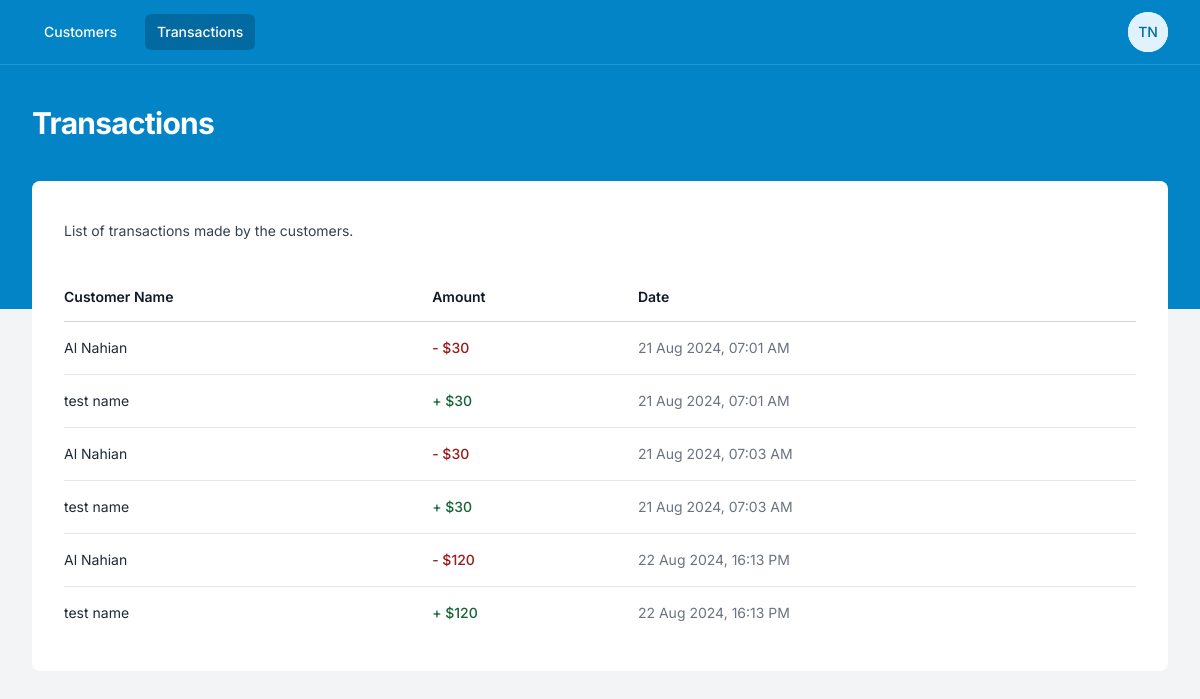
Page /admin/transactions.php (signed in) on the committed database.
### tables this page shows
CREATE TABLE `transactions` (
  `id` int(6) UNSIGNED NOT NULL,
  `name` varchar(50) NOT NULL,
  `email` varchar(50) DEFAULT NULL,
  `amount` int(10) DEFAULT NULL,
  `transfer_type` enum('sent','received') NOT NULL,
  `reg_date` timestamp NOT NULL DEFAULT current_timestamp() ON UPDATE current_timestamp()
);

### includes/Transactions.php (called while the page is built, shortened)
<?php
class Transactions
{
    public static function getAll()
    {
        $conn = Connection::__self();
        try {
            $statement = $conn->prepare("SELECT * FROM transactions");
            $statement->execute();
            return $statement->fetchAll(PDO::FETCH_ASSOC);
        } catch (PDOException $e) {
            die("Oops! Something is Wrong, could not find any Transaction. Exception Message -> " . $e->getMessage());
        }
    }
}

### admin/transactions.php (the view, shortened to what this page needs)
<?php
$balance_transfer = [];
if (Connection::isFile()) {
  $balance_transfer = Transaction::getALLTransactionFromFile();
} elseif (Connection::isDB()) {
  $balance_transfer = Transactions::getAll();
} else {
  die("Please, Set use_storage is \"isFile\" or \"isDatabase\" in your config.ini file");
}
?>
<!DOCTYPE html>
<html class="h-full bg-gray-100" lang="en">
<head>
  <script src="https://cdn.tailwindcss.com"></script>
</head>
<body class="h-full">
  <div class="min-h-full">
    <div class="bg-sky-600 pb-32">
      <nav class="border-b border-sky-300 border-opacity-25 bg-sky-600"
        x-data="{ mobileMenuOpen: false, userMenuOpen: false }">
        <div class="mx-auto max-w-7xl px-4 sm:px-6 lg:px-8">
          <div class="flex h-16 justify-between">
            <div class="flex items-center px-2 lg:px-0">
              <div class="hidden sm:block">
                <div class="flex space-x-4">
                  <a href="./customers.php"
                    class="text-white hover:bg-sky-500 hover:bg-opacity-75 rounded-md py-2 px-3 text-sm font-medium">Customers</a>
                  <a href="./transactions.php"
                    class="bg-sky-700 text-white rounded-md py-2 px-3 text-sm font-medium">Transactions</a>
                </div>
              </div>
            </div>
            <div class="hidden sm:ml-6 sm:flex gap-2 sm:items-center">
              <div class="relative ml-3" x-data="{ open: false }">
                <div>
                  <button @click="open = !open" type="button"
                    class="flex rounded-full bg-white text-sm focus:outline-none" id="user-menu-button"
                    aria-expanded="false" aria-haspopup="true">
                    <span class="inline-flex h-10 w-10 items-center justify-center rounded-full bg-sky-100">
                      <span class="font-medium leading-none text-sky-700">
                        <?php
                        if (!empty($_SESSION["user"]) && $_SESSION["user"]["name"] != "") {
                          $name = explode(" ", $_SESSION["user"]["name"]);
                          $str = "";
                          foreach ($name as $i) {
                            $str .= $i[0];
                          }
                          echo strtoupper($str);
                        } else {
                          echo "CU";
                        }
                        ?>
                      </span>
                    </span>
                  </button>
                </div>
              </div>
            </div>
          </div>
        </div>
      </nav>
      <header class="py-10">
        <div class="mx-auto max-w-7xl px-4 sm:px-6 lg:px-8">
          <h1 class="text-3xl font-bold tracking-tight text-white">
            Transactions
          </h1>
        </div>
      </header>
    </div>
    <main class="-mt-32">
      <div class="mx-auto max-w-7xl px-4 pb-12 sm:px-6 lg:px-8">
        <div class="bg-white rounded-lg py-8">
          <div class="px-4 sm:px-6 lg:px-8">
            <div class="sm:flex sm:items-center">
              <div class="sm:flex-auto">
                <p class="mt-2 text-sm text-gray-700">
                  List of transactions made by the customers.
                </p>
              </div>
            </div>
            <div class="mt-8 flow-root">
              <div class="-mx-4 -my-2 overflow-x-auto sm:-mx-6 lg:-mx-8">
                <div class="inline-block min-w-full py-2 align-middle sm:px-6 lg:px-8">
                  <?php if (!empty($balance_transfer)) { ?>
                    <table class="min-w-full divide-y divide-gray-300">
                      <thead>
                        <tr>
                          <th scope="col"
                            class="whitespace-nowrap py-3.5 pl-4 pr-3 text-left text-sm font-semibold text-gray-900 sm:pl-0">
                            Customer Name
                          </th>
                          <th scope="col"
                            class="whitespace-nowrap px-2 py-3.5 text-left text-sm font-semibold text-gray-900">
                            Amount
                          </th>
                          <th scope="col"
                            class="whitespace-nowrap px-2 py-3.5 text-left text-sm font-semibold text-gray-900">
                            Date
                          </th>
                        </tr>
                      </thead>
                      <tbody class="divide-y divide-gray-200 bg-white">
                        <?php foreach ($balance_transfer as $b_data) {
                          if (!empty($b_data)) {
                            ?>
                            <tr>
                              <td class="whitespace-nowrap py-4 pl-4 pr-3 text-sm text-gray-800 sm:pl-0">
                                <?php echo $b_data["name"]; ?>
                              </td>
                              <td class="whitespace-nowrap px-2 py-4 text-sm font-medium text-emerald-600">
                                <?php if ($b_data["transfer_type"] == "sent") {
                                  ?>
                                  <span class="text-red-800"><?php
                                  echo "- $";
                                  echo $b_data["amount"];
                                  ?></span>
                                  <?php
                                } else { ?>
                                  <span class="text-green-800"><?php
                                  echo "+ $";
                                  echo $b_data["amount"];
                                  ?></span>
                                <?php } ?>
                              </td>
                              <td class="whitespace-nowrap px-2 py-4 text-sm text-gray-500">
                                <?php
                                $date = date_create($b_data["reg_date"]);
                                echo date_format($date, "d M Y, H:i A");
                                ?>
                              </td>
                            </tr>
                          <?php }
                        } ?>
                      </tbody>
                    </table>
                  <?php } else { ?>
                    <span class="text-xl text-center">Yet, No Transfer done.</span>
                  <?php } ?>
                </div>
              </div>
            </div>
          </div>
        </div>
      </div>
    </main>
  </div>
</body>
</html>

### admin/transactions.php (style rules this page uses)
* { font-family: 'Inter', system-ui, -apple-system, BlinkMacSystemFont, 'Segoe UI', Roboto, Oxygen, Ubuntu, Cantarell, 'Open Sans', 'Helvetica Neue', sans-serif; }

### rows in the picture
transactions: name "Al Nahian", amount "30", reg_date "21 Aug 2024, 07:01 AM"
transactions: name "test name", amount "30", reg_date "21 Aug 2024, 07:01 AM"
transactions: name "Al Nahian", amount "30", reg_date "21 Aug 2024, 07:03 AM"
transactions: name "test name", amount "30", reg_date "21 Aug 2024, 07:03 AM"
transactions: name "Al Nahian", amount "120", reg_date "22 Aug 2024, 16:13 PM"
transactions: name "test name", amount "120", reg_date "22 Aug 2024, 16:13 PM"

### other values in the picture
$str "TN"
